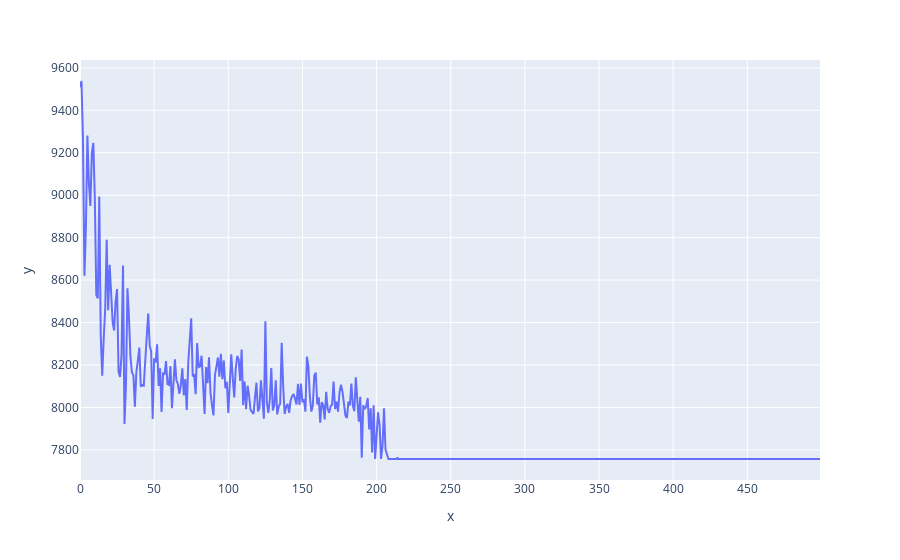

The code cell stored with this chart in its notebook:
### Code cell
px.line(y=distancias)

### Figure 1 — Plotly figure (JSON) as saved in the notebook; plotly's stock layout.template omitted (floating-point values rounded to 4 significant figures; data arrays with more than 128 entries replaced by an {"elided": "..."} marker saying what was removed)
{"data": [{"hovertemplate": "x=%{x}<br>y=%{y}<extra></extra>", "legendgroup": "", "line": {"color": "#636efa", "dash": "solid"}, "mode": "lines", "name": "", "orientation": "v", "showlegend": false, "type": "scatter", "x": {"elided": "500 int values"}, "xaxis": "x", "y": {"elided": "500 float values"}, "yaxis": "y"}], "layout": {"autosize": true, "legend": {"tracegroupgap": 0}, "margin": {"t": 60}, "xaxis": {"anchor": "y", "autorange": true, "domain": [0, 1], "range": [0, 499], "title": {"text": "x"}, "type": "linear"}, "yaxis": {"anchor": "x", "autorange": true, "domain": [0, 1], "range": [7658.0, 9637.0], "title": {"text": "y"}, "type": "linear"}}}
